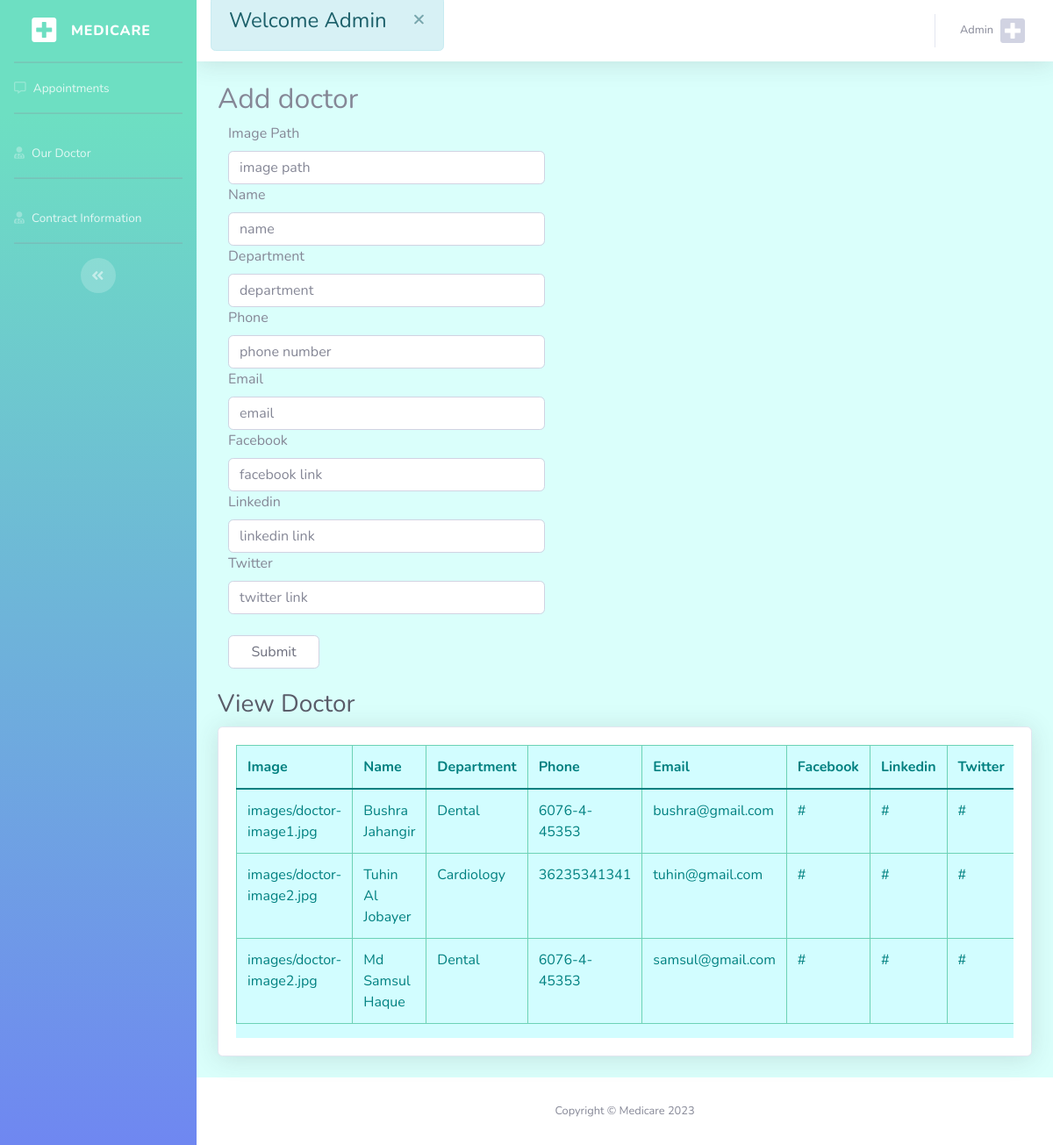
The page /doctor.php (signed in) on the database its author committed.
### tables this page shows
CREATE TABLE `ourdoctortable` (
  `odID` int(100) NOT NULL,
  `image` varchar(255) NOT NULL,
  `name` varchar(255) NOT NULL,
  `department` varchar(255) NOT NULL,
  `phone` varchar(255) NOT NULL,
  `email` varchar(255) NOT NULL,
  `facebook` varchar(255) NOT NULL,
  `linkedin` varchar(255) NOT NULL,
  `twitter` varchar(255) NOT NULL
);

### doctor.php (the view, shortened to what this page needs)
<?php
include "lib/dbconnect.php";
$select_sql = "SELECT * FROM ourdoctortable";
$allData = $connectdb -> query($select_sql);
?>
<!DOCTYPE html>
<html lang="en">
<head>
    <link href="vendor/fontawesome-free/css/all.min.css" rel="stylesheet" type="text/css">
    <link rel="stylesheet" href="css/custom.css">
    <link href="https://cdn.jsdelivr.net/npm/bootstrap@5.0.2/dist/css/bootstrap.min.css" rel="stylesheet"
>
    <link rel="stylesheet" href="https://use.fontawesome.com/releases/v5.15.3/css/all.css"
>
    <link href="css/sb-admin-2.css" rel="stylesheet">
    <link href="vendor/datatables/dataTables.bootstrap4.css" rel="stylesheet">
</head>
<body id="page-top">
    <div id="wrapper">
        <ul class="navbar-nav bg-gradient-primary sidebar sidebar-dark accordion cbg" id="accordionSidebar">
            <a class="sidebar-brand d-flex align-items-center justify-content-center" href="admin.php">
                <div class="sidebar-brand-icon">
                <i class="fas fa-plus-square"></i>
                </div>
                <div class="sidebar-brand-text mx-3">Medicare</div>
            </a>
            <hr class="sidebar-divider my-0">
            <li class="nav-item">
                <a class="nav-link" href="admin.php">
                    <i class="far fa-comment-alt"></i>
                    <span>Appointments</span></a>
            </li>
            <hr class="sidebar-divider">
            <li class="nav-item">
                <a class="nav-link" href="doctor.php">
                <i class="fas fa-user-md"></i>
                    <span>Our Doctor</span></a>
            </li>
            <hr class="sidebar-divider">
            <li class="nav-item">
                <a class="nav-link" href="message.php">
                <i class="fas fa-user-md"></i>
                    <span>Contract Information</span></a>
            </li>
            <hr class="sidebar-divider">
            <div class="text-center d-none d-md-inline">
                <button class="rounded-circle border-0" id="sidebarToggle"></button>
            </div>
        </ul>
        <div id="content-wrapper" class="d-flex flex-column">
            <div id="content">
                <nav class="navbar navbar-expand navbar-light bg-white topbar mb-4 static-top shadow">
                    <div class="alert alert-info alert-dismissible fade show mt-0" role="alert">
                        <h4>Welcome <?php echo isset($_SESSION['username'])?$_SESSION['username']:""; ?></h4>
                        <button type="button" class="close" data-dismiss="alert" aria-label="Close">
                            <span aria-hidden='true'>&times;</span>
                        </button>
                    </div>
                    <ul class="navbar-nav ml-auto">
                        <li class="nav-item dropdown no-arrow">
                            <a class="nav-link dropdown-toggle" href="#" id="userDropdown" role="button"
                                data-toggle="dropdown" aria-haspopup="true" aria-expanded="false">
                                <span
                                    class="mr-2 d-none d-lg-inline text-gray-600 small"><?php echo isset($_SESSION['username'])?$_SESSION['username']:""; ?></span>
                                <i class="img-profile cprofile fas fa-plus-square"></i>
                            </a>
                        </li>
                    </ul>
                </nav>
                <div class="container-fluid">
                <div class="row">
                        <div class="col-lg-10">
                            <form id="appointment-form" role="form" method="post"
                                action="<?php echo $_SERVER['PHP_SELF']; ?>" class="row">
                                <div class="section-title wow fadeInUp" data-wow-delay="0.4s">
                                    <h2>Add doctor</h2>
                                </div>
                                <div class="wow fadeInUp" data-wow-delay="0.8s">
                                    <div class="col-md-6 col-sm-6">
                                        <label for="image">Image Path</label>
                                        <input type="text" class="form-control" id="image" name="image"
                                            placeholder="image path" required>
                                    </div>
                                    <div class="col-md-6 col-sm-6">
                                        <label for="name">Name</label>
                                        <input type="text" class="form-control" id="name" name="dname"
                                            placeholder="name" required>
                                    </div>
                                    <div class="col-md-6 col-sm-6">
                                        <label for="department">Department</label>
                                        <input type="text" class="form-control" id="department" name="ddepartment"
                                            placeholder="department" required>
                                    </div>
                                    <div class="col-md-6 col-sm-6">
                                        <label for="phone">Phone</label>
                                        <input type="text" class="form-control" id="phone" name="dphone"
                                            placeholder="phone number" required>
                                    </div>
                                    <div class="col-md-6 col-sm-6">
                                        <label for="email">Email</label>
                                        <input type="email" class="form-control" id="email" name="demail"
                                            placeholder="email" required>
                                    </div>
                                    <div class="col-md-6 col-sm-6">
                                        <label for="facebook">Facebook</label>
                                        <input type="text" class="form-control" id="facebook" name="facebook"
                                            placeholder="facebook link" required>
                                    </div>
                                    <div class="col-md-6 col-sm-6">
                                        <label for="linkedin">Linkedin</label>
                                        <input type="text" class="form-control" id="linkedin" name="linkedin"
                                            placeholder="linkedin link" required>
                                    </div>
                                    <div class="col-md-6 col-sm-6">
                                        <label for="twitter">Twitter </label>
                                        <input type="text" class="form-control" id="twitter" name="twitter"
                                            placeholder="twitter link" required>
                                    </div>
                                    <div class="col-sm-2 my-4">
                                    <button type="submit" class="form-control" id="submit" name="submit">Submit
                                        </button>
                                    </div>
                                </div>
                            </form>
                        </div>
                    </div>
                    <h1 class="h3 mb-2 text-gray-800">View Doctor</h1>
                    <div class="card shadow mb-4">
                        <div class="card-body">
                            <div class="table-responsive">
                                <table class="table table-bordered" id="dataTable" width="100%" cellspacing="0">
                                    <thead>
                                        <tr>
                                            <th>Image</th>
                                            <th>Name</th>
                                            <th>Department</th>
                                            <th>Phone</th>
                                            <th>Email</th>
                                            <th>Facebook</th>
                                            <th>Linkedin</th>
                                            <th>Twitter</th>
                                        </tr>
                                    </thead>
                                    <tbody>
                                        <?php if($allData -> num_rows>0){ ?>
                                        <?php while($fetchData=$allData -> fetch_assoc()) {?>
                                        <tr>
                                            <td><?php echo $fetchData['image'];?></td>
                                            <td><?php echo $fetchData['name'];?></td>
                                            <td><?php echo $fetchData['department'];?></td>
                                            <td><?php echo $fetchData['phone'];?></td>
                                            <td><?php echo $fetchData['email'];?></td>
                                            <td><?php echo $fetchData['facebook'];?></td>
                                            <td><?php echo $fetchData['linkedin'];?></td>
                                            <td><?php echo $fetchData['twitter'];?></td>
                                        </tr>
                                        <?php }?>
                                        <?php }?>
                                    </tbody>
                                </table>
                            </div>
                        </div>
                    </div>
                </div>
            </div>
            <footer class="sticky-footer bg-white">
                <div class="container my-auto">
                    <div class="copyright text-center my-auto">
                        <span>Copyright &copy; Medicare 2023</span>
                    </div>
                </div>
            </footer>
        </div>
    </div>
</body>
</html>

### css/custom.css (style rules this page uses)
.cbg { background-image: linear-gradient(180deg, #6ddfc2 10%, #6f87f1 100%) !important; background-size: cover !important; }
.cprofile { font-size: 32px; }

### rows shown on the page
ourdoctortable: image "images/doctor-image1.jpg", name "Bushra Jahangir", department "Dental", phone "6076-4-45353", email "bushra@gmail.com", facebook "#", linkedin "#", twitter "#"
ourdoctortable: image "images/doctor-image2.jpg", name "Tuhin Al Jobayer", department "Cardiology", phone "36235341341", email "tuhin@gmail.com", facebook "#", linkedin "#", twitter "#"
ourdoctortable: image "images/doctor-image2.jpg", name "Md Samsul Haque", department "Dental", phone "6076-4-45353", email "samsul@gmail.com", facebook "#", linkedin "#", twitter "#"

### other values the page prints
$_SESSION['username'] "Admin"
